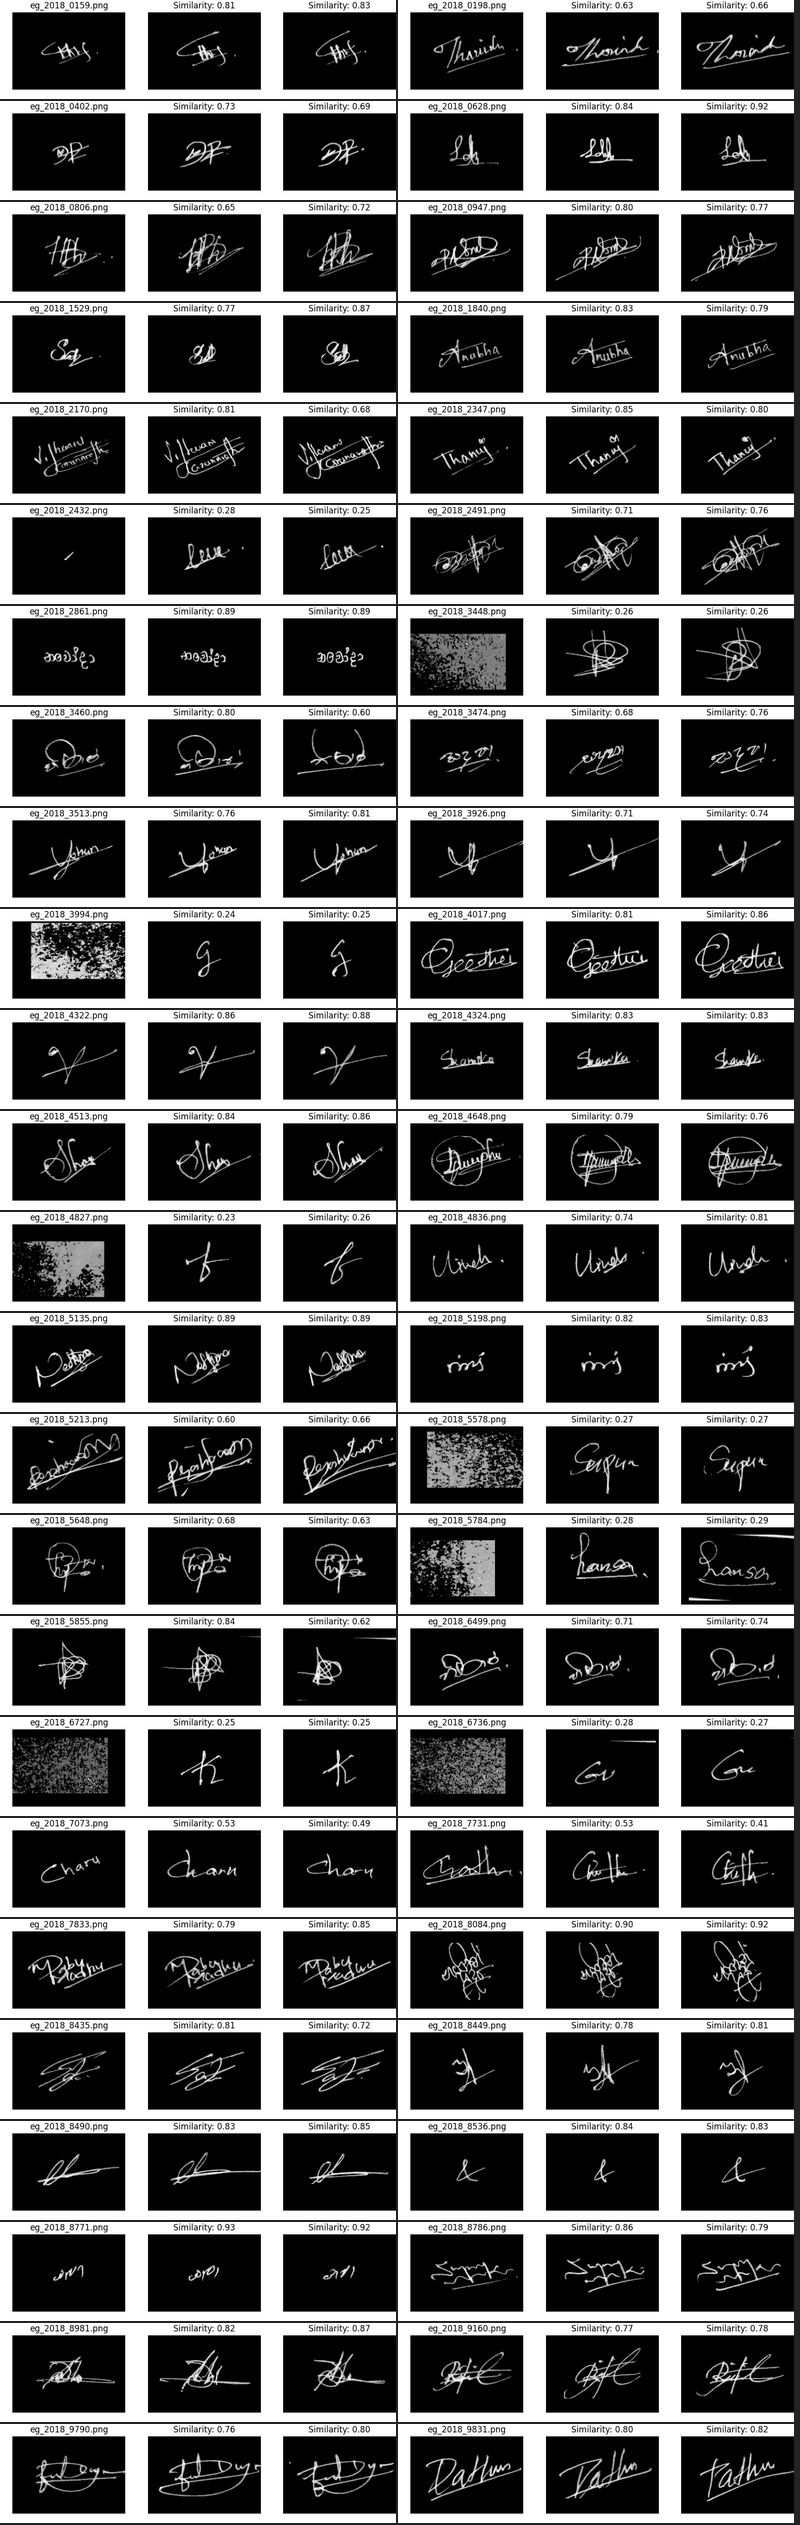

The Python source for this figure:
# -*- coding: utf-8 -*-
"""
Collage maker - tool to create picture collages
Author: Delimitry
"""

import argparse
import os
import random
from PIL import Image


def make_collage(images, filename, width, init_height):
    """
    Make a collage image with a width equal to `width` from `images` and save to `filename`.
    """
    if not images:
        print("No images for collage found!")
        return False

    margin_size = 2
    # run until a suitable arrangement of images is found
    while True:
        # copy images to images_list
        images_list = images[:]
        coefs_lines = []
        images_line = []
        x = 0
        while images_list:
            # get first image and resize to `init_height`
            img_path = images_list.pop(0)
            img = Image.open(img_path)
            img.thumbnail((width, init_height))
            # when `x` will go beyond the `width`, start the next line
            if x > width:
                coefs_lines.append((float(x) / width, images_line))
                images_line = []
                x = 0
            x += img.size[0] + margin_size
            images_line.append(img_path)
        # finally add the last line with images
        coefs_lines.append((float(x) / width, images_line))

        # compact the lines, by reducing the `init_height`, if any with one or less images
        if len(coefs_lines) <= 1:
            break
        if any(map(lambda c: len(c[1]) <= 1, coefs_lines)):
            # reduce `init_height`
            init_height -= 10
        else:
            break

    # get output height
    out_height = 0
    for coef, imgs_line in coefs_lines:
        if imgs_line:
            out_height += int(init_height / coef) + margin_size
    if not out_height:
        print("Height of collage could not be 0!")
        return False

    collage_image = Image.new("RGB", (width, int(out_height)), (35, 35, 35))
    # put images to the collage
    y = 0
    for coef, imgs_line in coefs_lines:
        if imgs_line:
            x = 0
            for img_path in imgs_line:
                img = Image.open(img_path)
                # if need to enlarge an image - use `resize`, otherwise use `thumbnail`, it's faster
                k = (init_height / coef) / img.size[1]
                if k > 1:
                    img = img.resize(
                        (int(img.size[0] * k), int(img.size[1] * k)), Image.LANCZOS
                    )
                else:
                    img.thumbnail(
                        (int(width / coef), int(init_height / coef)), Image.LANCZOS
                    )
                if collage_image:
                    collage_image.paste(img, (int(x), int(y)))
                x += img.size[0] + margin_size
            y += int(init_height / coef) + margin_size
    collage_image.save(filename)
    return True


def main():
    # prepare argument parser
    parse = argparse.ArgumentParser(description="Photo collage maker")
    parse.add_argument(
        "-f",
        "--folder",
        dest="folder",
        help="folder with images (*.jpg, *.jpeg, *.png)",
        default=".",
    )
    parse.add_argument(
        "-o",
        "--output",
        dest="output",
        help="output collage image filename",
        default="collage.png",
    )
    parse.add_argument(
        "-w", "--width", dest="width", type=int, help="resulting collage image width"
    )
    parse.add_argument(
        "-i",
        "--init_height",
        dest="init_height",
        type=int,
        help="initial height for resize the images",
    )
    parse.add_argument(
        "-s",
        "--shuffle",
        action="store_true",
        dest="shuffle",
        help="enable images shuffle",
    )

    args = parse.parse_args()
    if not args.width or not args.init_height:
        parse.print_help()
        exit(1)

    # get images
    files = [os.path.join(args.folder, fn) for fn in os.listdir(args.folder)]
    images = [
        fn
        for fn in files
        if os.path.splitext(fn)[1].lower() in (".jpg", ".jpeg", ".png")
    ]
    if not images:
        print(
            "No images for making collage! Please select other directory with images!"
        )
        exit(1)

    # shuffle images if needed
    if args.shuffle:
        random.shuffle(images)

    print("Making collage...")
    res = make_collage(images, args.output, args.width, args.init_height)
    if not res:
        print("Failed to create collage!")
        exit(1)
    print("Collage is ready!")


if __name__ == "__main__":
    main()
